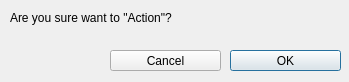
<?xml version="1.0" encoding="UTF-8"?>
<ui version="4.0">
 <class>Dialog</class>
 <widget class="QDialog" name="Dialog">
  <property name="geometry">
   <rect>
    <x>0</x>
    <y>0</y>
    <width>349</width>
    <height>82</height>
   </rect>
  </property>
  <property name="windowTitle">
   <string>Dialog</string>
  </property>
  <widget class="QLabel" name="label">
   <property name="geometry">
    <rect>
     <x>10</x>
     <y>10</y>
     <width>321</width>
     <height>16</height>
    </rect>
   </property>
   <property name="text">
    <string>Are you sure want to &quot;Action&quot;?</string>
   </property>
  </widget>
  <widget class="QPushButton" name="ok_button">
   <property name="geometry">
    <rect>
     <x>230</x>
     <y>50</y>
     <width>111</width>
     <height>21</height>
    </rect>
   </property>
   <property name="text">
    <string>OK</string>
   </property>
  </widget>
  <widget class="QPushButton" name="cancel_button">
   <property name="geometry">
    <rect>
     <x>110</x>
     <y>50</y>
     <width>111</width>
     <height>21</height>
    </rect>
   </property>
   <property name="text">
    <string>Cancel</string>
   </property>
  </widget>
 </widget>
 <resources/>
 <connections/>
</ui>
